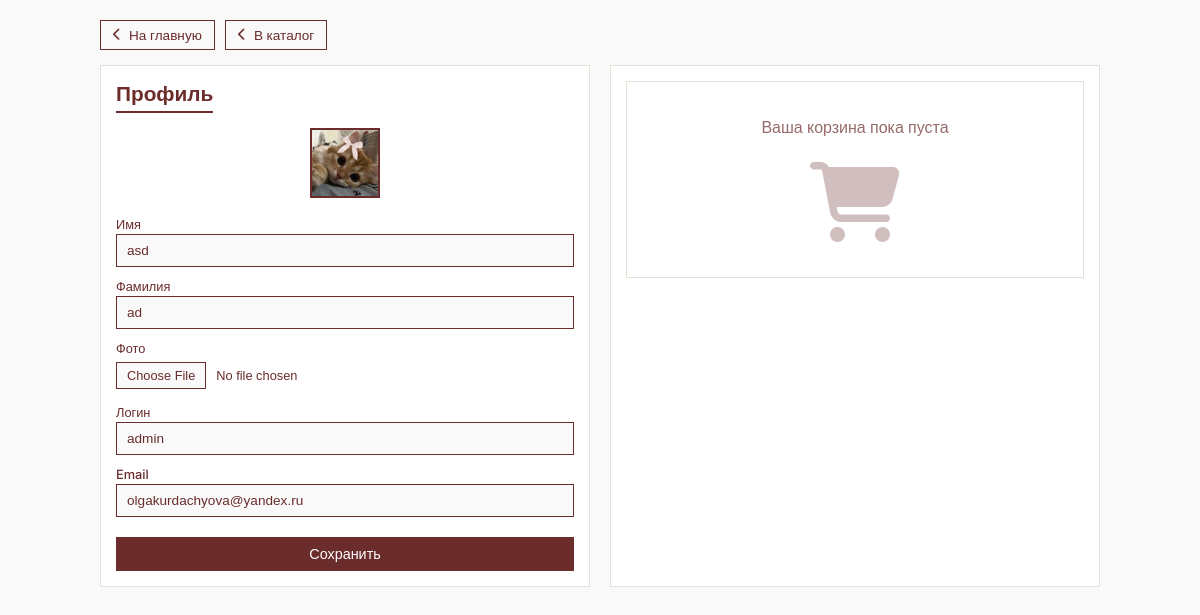
Before: /users/profile/ (signed in) with the older database file.
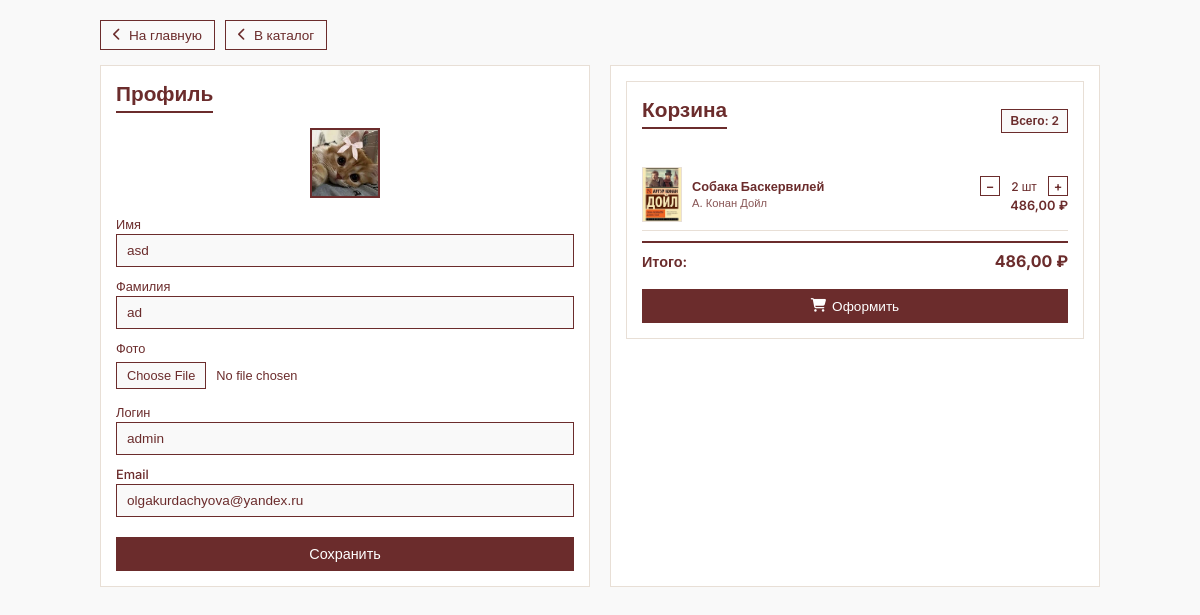
After: the same page with the newer database file.
### books/models.py (models this page shows, shortened)
class Basket(models.Model):
    user = models.ForeignKey(User, on_delete=models.CASCADE)
    book = models.ForeignKey(Book, on_delete=models.CASCADE)
    quantity = models.PositiveIntegerField(default=1)
    created_time = models.DateTimeField(auto_now_add=True)
    def sum(self):
        return self.quantity * self.book.price

class Book(models.Model):
    title = models.CharField(max_length=256)
    author = models.ForeignKey(Author, on_delete=models.CASCADE)
    price = models.DecimalField(max_digits=8, decimal_places=2)
    quantity_in_stock = models.PositiveIntegerField(default=1)
    description = models.TextField(blank=True)
    publication_year = models.PositiveSmallIntegerField(
        verbose_name='publication year',
        blank=True,
        null=True,
        help_text='Enter the year of publication'
    )
    cover_image_url = models.ImageField(upload_to='books/')
    catalog_id = models.ForeignKey(Catalog, on_delete=models.PROTECT)
    COVER_TYPES = [
        ('hard', 'Твёрдая обложка'),
        ('soft', 'Мягкая обложка'),
        ('special', 'Специальная обложка'),
    ]
    AGE_RESTRICTIONS = [
        (0, '0+'),
        (6, '6+'),
        (12, '12+'),
        (16, '16+'),
        (18, '18+'),
    ]
    age_restriction = models.IntegerField(
        choices=AGE_RESTRICTIONS,
        default=0,validators=[MinValueValidator(0), MaxValueValidator(18)]
    )
    cover_type = models.CharField(max_length=10,choices=COVER_TYPES,default='hard'
    )
    publisher = models.ForeignKey(
        Publisher,
        on_delete=models.SET_NULL,
        null=True,
        blank=True,
        related_name='books'
    )
    publisher_brand = models.CharField(max_length=200)
    class Meta:
        verbose_name = 'Book'

class Author(models.Model):
    name = models.CharField(max_length=256)
    def __str__(self):
        return self.name

### users/views.py (the view)
# urls.py: path('profile/', profile, name='profile'),
@login_required
def profile(request):
    if request.method == 'POST':
        form = UserProfileForm(request.POST, instance=request.user, files=request.FILES)
        if form.is_valid():
            form.save()
            messages.success(request, message="Профиль обновлен успешно!")
            return HttpResponseRedirect(reverse('users:profile'))
    else:
        form = UserProfileForm(instance=request.user)
    baskets = Basket.objects.filter(user=request.user)
    total_quantity = sum(basket.quantity for basket in baskets)
    total_sum = sum(basket.sum() for basket in baskets)
    context = {'form': form, 'baskets': Basket.objects.filter(user=request.user),
               'total_quantity': total_quantity, 'total_sum': total_sum,
               }
    return render(request, 'users/profile.html', context)

### users/templates/users/profile.html (shortened to what this page needs)
<!DOCTYPE html>
<html lang="en">
<head>
  <link rel="stylesheet" href="https://cdnjs.cloudflare.com/ajax/libs/font-awesome/6.4.0/css/all.min.css">
</head>
<body>
  {% load static %}
  <div class="profile-wrapper">
    <div class="back-button-container">
      <a href="{% url 'index' %}" class="back-btn">
        <i class="fas fa-chevron-left"></i> На главную
      </a>
      <a href="{% url 'books:index' %}" class="back-btn">
        <i class="fas fa-chevron-left"></i> В каталог
      </a>
    </div>
    <div class="profile-cart-container">
      <div class="profile-card">
        <h2 class="section-title">Профиль</h2>
        <div class="profile-avatar">
          <img src="{% if user.image %}{{ user.image.url }}{% else %}{% static 'vendor/img/profile.png' %}{% endif %}">
        </div>
        <form method="post" action="{% url 'users:profile' %}" enctype="multipart/form-data" class="profile-form">
          <div class="form-group">
            <label class="form-label" for="{{ form.first_name.id_for_label }}">Имя</label>
            {{ form.first_name }}
          </div>
          <div class="form-group">
            <label class="form-label" for="{{ form.last_name.id_for_label }}">Фамилия</label>
            {{ form.last_name }}
          </div>
          <div class="form-group">
            <label class="form-label" for="{{ form.image.id_for_label }}">Фото</label>
            {{ form.image }}
          </div>
          <div class="form-group">
            <label class="form-label" for="{{ form.username.id_for_label }}">Логин</label>
            {{ form.username }}
          </div>
          <div class="form-group">
            <label class="form-label" for="{{ form.email.id_for_label }}">Email</label>
            {{ form.email }}
          </div>
          <button type="submit" class="save-btn">Сохранить</button>
        </form>
      </div>
      <div class="cart-card">
        {% include "books/basket.html" %}
      </div>
    </div>
  </div>
</body>
</html>

### books/templates/books/basket.html
<div class="cart-card">
  {% if baskets %}
    <div class="cart-header">
      <h2 class="section-title">Корзина</h2>
      <span class="cart-count">Всего: {{ total_quantity }}</span>
    </div>
    {% for basket in baskets %}
      <div class="cart-items">
        <div class="cart-item">
          <div class="item-image">
              <img src="{{ basket.book.cover_image_url.url }}" alt="#">
          </div>
          <div class="item-info">
            <div class="item-title">{{ basket.book.title|truncatechars:20 }}</div>
            <div class="item-desc">{{ basket.book.author|truncatechars:15 }}</div>
          </div>
          <div class="item-details">
            <div class="item-quantity">
              <a href="{% url 'books:basket_remove' basket.book.id %}" class="quantity-btn">−</a>
              <span class="quantity-value">{{ basket.quantity }} шт</span>
              <a href="{% url 'books:basket_add' basket.book.id %}" class="quantity-plus-btn">+</a>
            </div>
            <div class="item-price">{{ basket.sum }} ₽</div>
          </div>
        </div>
      </div>
    {% endfor %}
    <div class="cart-total">
      <span>Итого:</span>
      <span class="total-amount">{{ total_sum }} ₽</span>
    </div>
    <a href="{% url 'users:checkout' %}" class="checkout-btn">
      <i class="fas fa-shopping-cart"></i> Оформить
    </a>
  {% else %}
    <div class="empty-cart">
      <h2>Ваша корзина пока пуста</h2>
      <i class="fas fa-shopping-cart"></i>
    </div>
  {% endif %}
</div>

Changed rows visible on the page:
added Basket: book.cover_image_url (picture), book "Собака Баскервилей", book.author "А. Конан Дойл", quantity "2", sum "486,00"
Other visible differences:
{{ total_quantity }}: (not shown) → "2"
{{ total_sum }}: (not shown) → "486,00"
text no longer shown: "Ваша корзина пока пуста"
text now shown: "Корзина Всего: Итого: ₽ Оформить"
